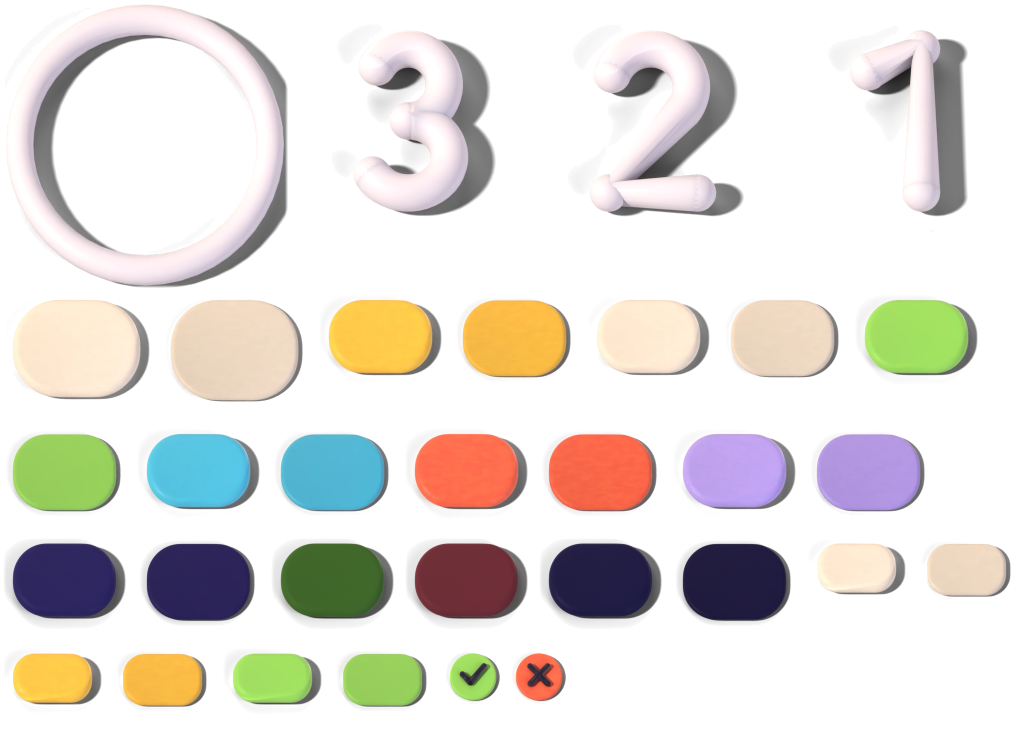
#> input picture unity/NeuroVidaCore/Assets/Resources/Plasticina/comun/atlas.png, 2048 x 1460 px (shown at 1/2 size)
$ python -i empaqueta.py   (imports and definitions only)
#> lines starting #> are read from the running program, lines starting #| are printed output that depends on the picture; after the words box and inside, x2 and y2 are one past the last pixel; in counts of white or black regions, pixels touching at a corner belong together
### tools/juegos/propuesta_util.py
# -*- coding: utf-8 -*-
"""Propuesta de VOLUMEN (Tarea 114, parte 2): las herramientas con que se arman las pantallas «hoy | propuesta». Todo en numpy sobre imágenes float 0..1 con alfa PREMULTIPLICADO, fila 0 ARRIBA (como una captura).
Receta (la de Ricardo y Opus): los OBJETOS ganan un CANTO visible (la misma silueta, más oscura, corrida hacia ABAJO en el espacio de la pantalla: no gira, no delata un espejo), una SOMBRA DE CONTACTO, una cara MATE con un bisel marcado (el relieve sale de la distancia al borde:
no tiene dirección, así que gira o se espeja sin delatarse) y colores cálidos y saturados; la luz de pantalla es FIJA (arriba a la izquierda). El fondo no se toca."""
import math
import numpy as np
from PIL import Image, ImageDraw, ImageFont, ImageFilter

DP = 3.0                                                    # píxeles por dp en las capturas de 1080 de ancho

# ------------------------------------------------------------------ operaciones básicas
def blur(a, sigma):
    if sigma <= 0: return a
    r = int(math.ceil(sigma * 3)); k = np.exp(-0.5 * (np.arange(-r, r + 1) / sigma) ** 2); k /= k.sum()
    def pasa(x, eje):
        pad = [(0, 0)] * x.ndim; pad[eje] = (r, r); xp = np.pad(x, pad, mode='edge'); out = np.zeros_like(x)
        for i, w in enumerate(k): out += w * np.take(xp, np.arange(i, i + x.shape[eje]), axis=eje)
        return out
    return pasa(pasa(a, 0), 1)

# [6 lines left out: function shift, not called in this run]

def over(dst, src):
    """Compone [src] (premultiplicado, h × w × 4) sobre [dst] (premultiplicado)."""
    return src + dst * (1 - src[..., 3:4])

# [33 lines left out: functions pega, edt, distancia_adentro, not called in this run]

# ------------------------------------------------------------------ el relieve sin dirección y la luz fija de pantalla
LUZ = np.array([-0.55, 0.62, 0.56]); LUZ = LUZ / np.linalg.norm(LUZ)      # (x a la derecha, y hacia ARRIBA, z hacia el ojo): la luz viene de arriba a la izquierda

# [83 lines left out: functions infla, grano, rgb_a_hsv, hsv_a_rgb, cuerpo, canto_y_sombra and 4 more, not called in this run]

def dibuja(w, h, fn, ss=4):
    """El alfa de lo que dibuja [fn](ImageDraw, ss) en un lienzo de w × h px (a [ss] veces el tamaño y reducido)."""
    im = Image.new('L', (w * ss, h * ss), 0); fn(ImageDraw.Draw(im), ss); return np.asarray(im.resize((w, h), Image.LANCZOS)).astype(np.float64) / 255.0

# [4 lines left out: function texto, not called in this run]

# ------------------------------------------------------------------ capas sueltas (K sobre negro, W sobre blanco), rampas de color y trabajo en una caja
def lum(rgb): return rgb[..., 0] * 0.299 + rgb[..., 1] * 0.587 + rgb[..., 2] * 0.114

# [4 lines left out: function capa_KW, not called in this run]

def recto(L):
    """El color sin premultiplicar (h × w × 3) de una capa premultiplicada."""
    a = L[..., 3:4]; return np.where(a > 1e-4, L[..., :3] / np.maximum(a, 1e-4), 0.0)

# [11 lines left out: functions caja_de, rampa, not called in this run]

# ------------------------------------------------------------------ el kit de la app (las losas), la tipografía y el cielo
import os, json
_AQUI = os.path.dirname(os.path.abspath(__file__)); _REPO = os.path.normpath(os.path.join(_AQUI, '..', '..'))
KIT = os.path.join(_REPO, 'unity', 'NeuroVidaCore', 'Assets', 'Resources', 'Plasticina', 'comun')
FUENTE = os.path.join(_REPO, 'unity', 'NeuroVidaCore', 'Assets', 'Resources', 'Fonts', 'Fredoka-Bold.ttf')

def fuente(dp): return ImageFont.truetype(FUENTE, int(round(dp * DP)))

# [43 lines left out: functions losa_kit, sprite_kit, cielo_entre, componentes, not called in this run]

### tools/juegos/empaqueta.py
# -*- coding: utf-8 -*-
"""Lleva los renders de Blender (y las losas del kit de la app) a Unity: un ATLAS por grupo, su manifiesto y los `.meta`, y mide cuánto pesa.

Uso: python -I tools/juegos/empaqueta.py <radar|piloto|freno|calculo|disparate|satelites|rastro|stroop|punta|meteoros|parejas|bodega|correo|aterrizaje|engranajes|comun|nubi|todo> [--unity DIR] [--render DIR]
  - lee los PNG que dejó Blender en tools/juegos/out/<grupo>/ (y `medidas.json` si el script de Blender lo escribió);
  - `comun` toma además las losas del kit de la app (`app/src/main/res/drawable-nodpi/kit_losa_*.webp` + `res/raw/kit.json`: los insets del nine-slice) y la Nubi 3D (`nubi_3d.webp`) con su sombra;
  - escribe en unity/NeuroVidaCore/Assets/Resources/Plasticina/<grupo>/: `atlas.png`, `manifest.json` y sus `.meta` (GUID fijo por ruta: el mismo en cualquier PC), más los `.meta` de las carpetas.

Un atlas por grupo (un juego, o lo común): una textura, un lote de dibujo y UN solo archivo que pesa. `PlasticArt` (Unity) corta cada sprite del atlas con las medidas del manifiesto. Los bordes del nine-slice (losas) y los pivotes van en el manifiesto, no en
los `.meta`: los `.meta` solo dicen cómo importar la textura (sin compresión, sin mipmaps, sin reescalar). `PlasticinaImporter` (Editor) vuelve a imponer esos ajustes en cada importación, por si un `.meta` se rompe.
Formato del manifiesto: ver `PlasticArt.cs` (`PlasticManifest`).
"""
import hashlib, json, math, os, sys, zlib
import numpy as np
from PIL import Image, ImageFilter
# [1 line not run here, left out]

AQUI = os.path.dirname(os.path.abspath(__file__))
sys.path.insert(0, AQUI)                                   # `python -I` no pone la carpeta del script: `engranajes_volumen.py` y `propuesta_util.py` viven al lado
REPO = os.path.normpath(os.path.join(AQUI, '..', '..'))
RES_APP = os.path.join(REPO, 'app', 'src', 'main', 'res')
args = sys.argv[1:]
def opt(n, d):
    return args[args.index(n) + 1] if n in args else d
UNITY = os.path.abspath(opt('--unity', os.path.join(REPO, 'unity', 'NeuroVidaCore', 'Assets', 'Resources', 'Plasticina')))
RENDER = os.path.abspath(opt('--render', os.path.join(AQUI, 'out')))
#> further down, picture is the input picture: PIL image 2048x1460 RGBA; mean R, G, B, A 58.8, 54.5, 48.8, 83.2
GRUPOS = [a for a in args if not a.startswith('--') and a not in (UNITY, RENDER)]
PX_DP = 3                                   # píxeles por dp del kit

# ------------------------------------------------------------------ imágenes
# [8 lines left out: function limpia_bruma, not called in this run]

def quita_sombra(im, umbral=0.90, sigma=0.8):
    """Quita la SOMBRA DURA horneada fuera del cuerpo de una ficha o una losa del kit (Tarea 166, pedido de Ricardo: «aparece una sombra atrás de eso, elimínala»): la sombra es negra y semitransparente (alfa ~0,6 junto al cuerpo) y el cuerpo, con su canto y su bisel, es opaco (alfa > 0,9).
    El cuerpo queda EXACTO; el borde se rehace con un desenfoque corto (sigma [sigma] px: un antialias de ~1 px) y el color del borde es el del cuerpo más cercano (no el negro de la sombra). El tamaño del lienzo y los márgenes no cambian: la ficha o la losa no se mueve."""
#> called with umbral = 0.9, sigma = 0.8
    from propuesta_util import blur
    a = np.asarray(im.convert('RGBA')).astype(np.float64) / 255.0
    rgb, al = a[..., :3], a[..., 3]
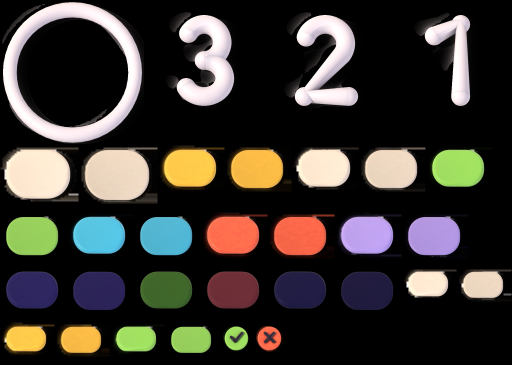
#> rgb: shape (1460, 2048, 3) float64 (shown at 1/4 size); mean R, G, B 0.231, 0.214, 0.191
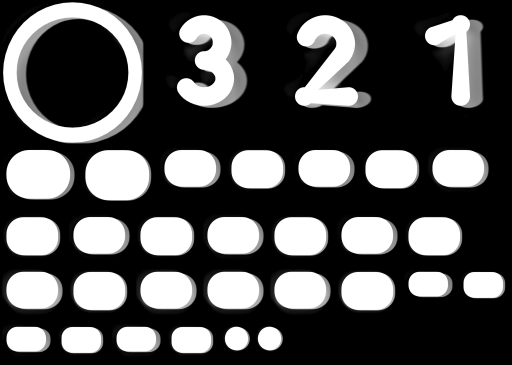
#> al: shape (1460, 2048) float64 (shown at 1/4 size); min 0, max 1, mean 0.326
    cuerpo = (al > umbral).astype(np.float64)
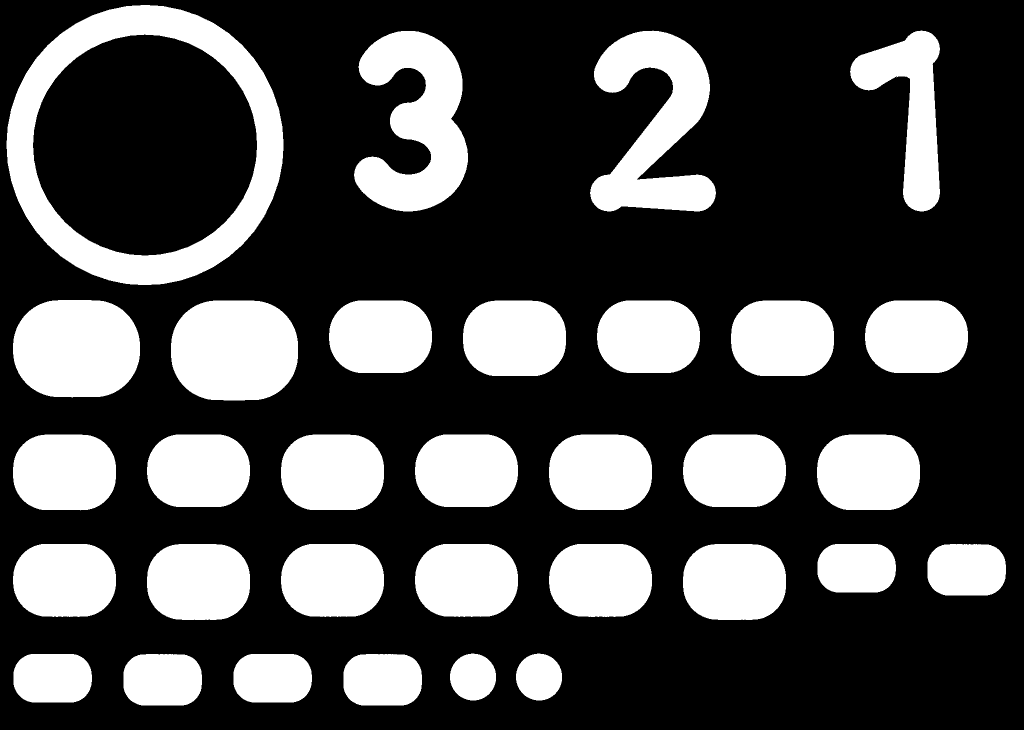
#> cuerpo: shape (1460, 2048) float64 (shown at 1/2 size); values 0 (black) and 1 (white), 29.2% white; 32 white regions, largest, box (x1, y1, x2, y2) and area: (13, 10, 567, 570) 88389, (1180, 61, 1432, 423) 48547, (708, 62, 936, 423) 48249
    suave = np.clip(blur(cuerpo, sigma), 0.0, 1.0)
    nueva = np.where(cuerpo > 0.5, al, np.clip((suave - 0.25) / 0.5, 0.0, 1.0))
    den = blur(cuerpo, 1.5)
    cerca = np.stack([blur(rgb[..., k] * cuerpo, 1.5) for k in range(3)], axis=2) / np.maximum(den[..., None], 1e-6)
#> in pasa (call 7), `xp = np.pad(x, pad, mode='edge')`:
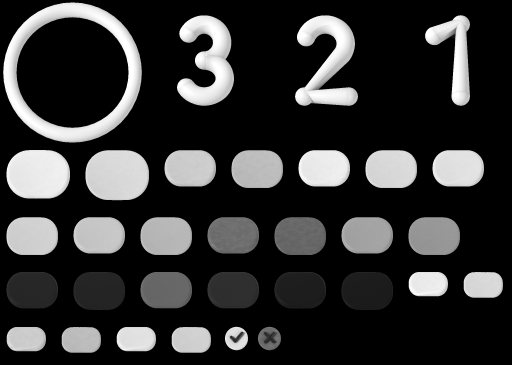
#> x: shape (1460, 2048) float64 (shown at 1/4 size); min 0, max 1, mean 0.2
#> in pasa (call 8), `xp = np.pad(x, pad, mode='edge')`:
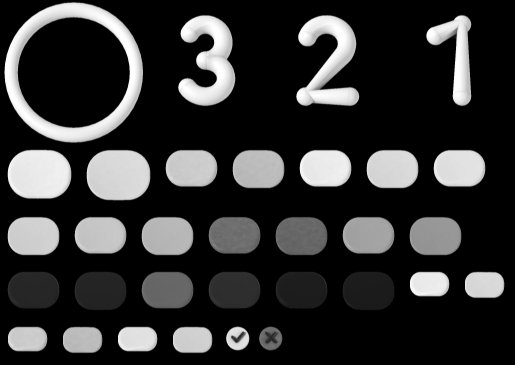
#> xp: shape (1460, 2058) float64 (shown at 1/4 size); min 0, max 1, mean 0.199
#> the loop in pasa (call 8), `for i, w in enumerate(k): out += w * np.take(xp, np.arange(i, i + x.sh..` made 11 passes
#> pass 3, in pasa (call 8), `for i, w in enumerate(k): out += w * np.take(xp, np.arange(i, i + x.sh..`:
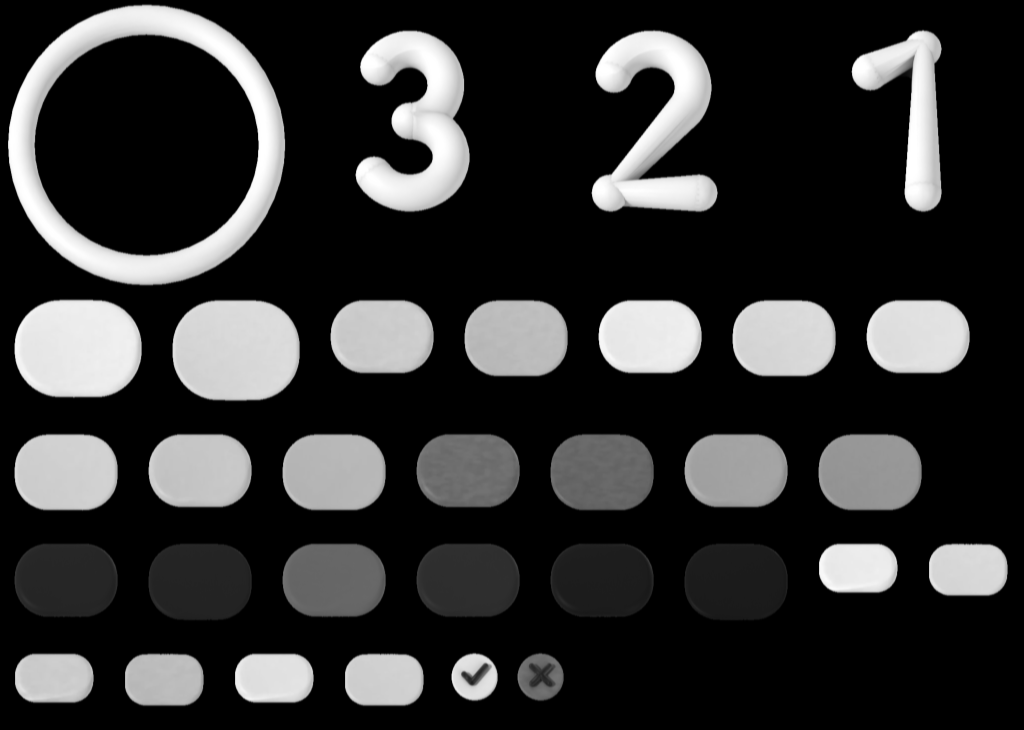
#> out: shape (1460, 2048) float64 (shown at 1/2 size); min 0, max 0.0446, mean 0.00892; drawn with min black and max white
    color = np.where(cuerpo[..., None] > 0.5, rgb, cerca)
    out = np.concatenate([np.clip(color, 0, 1), nueva[..., None]], axis=2)
    out[nueva < 1e-3] = 0
    return Image.fromarray((out * 255.0 + 0.5).astype(np.uint8), 'RGBA')

def cuerpo_bbox(im, umbral=235):
    a = np.asarray(im)[..., 3]; ys, xs = np.where(a >= umbral)
    return int(xs.min()), int(ys.min()), int(xs.max()) + 1, int(ys.max()) + 1

# [39 lines left out: functions reduce_premult, quita_ruido_alfa, carga_render, alinea_losa, not called in this run]

# ------------------------------------------------------------------ los grupos: qué sprites lleva cada atlas
def sprite(nombre, im, **extra):
    d = dict(nombre=nombre, im=im, ppu=100.0, pivote=(0.5, 0.5), borde=(0, 0, 0, 0), margen=(0, 0, 0, 0), baja=0.0); d.update(extra); return d

# el ancho final (px) de cada imagen: lo que se ve en el teléfono (1 unidad del lienzo de 1080 = 1 px) con un 5-10 % de sobra, para que el APK no pese de más
ANCHOS_RADAR = {'capsula': 224, 'icono': 112, 'roca': 160, 'radar_aro': 896, 'nave': 720, 'asiento_lleno': 60}

# [14 lines left out: function grupo_radar, not called in this run]

ANCHOS_PILOTO = {'senal': 192, 'chica': 96, 'nave': 192}

# [10 lines left out: function grupo_piloto, not called in this run]

ANCHOS_FRENO = {'boton': 256, 'cohete': 256, 'plataforma': 320, 'alto': 400}

# [8 lines left out: function grupo_freno, not called in this run]

ANCHOS_CALCULO = {'reactor': 552}

# [6 lines left out: function grupo_calculo, not called in this run]

ANCHOS_DISPARATE = {'antena': 420, 'icono': 128}
MEDIDOR_U = 34.0                 # 1 unidad de Blender del medidor = 34 u del lienzo de 1080 (el ancho de la barra)
MEDIDOR_MARGEN = 0.4             # lo que sobresale la sombra (en unidades de Blender); el radio de los extremos es 0,5

# [10 lines left out: function grupo_disparate, not called in this run]

ANCHOS_SATELITES = {'satelite': 192, 'planeta': 512, 'sobre': 128, 'nube': 448}

# [5 lines left out: function grupo_satelites, not called in this run]

ANCHOS_RASTRO = {'lucero': 192}

# [6 lines left out: function grupo_rastro, not called in this run]

ANCHOS_STROOP = {'icono': 128}
LOSAS_STROOP = {'md': ('md_boton_rojo', 'md_boton_rojo_p', 'md_boton_azul', 'md_boton_azul_p', 'md_boton_amarillo', 'md_boton_amarillo_p', 'md_boton_blanco', 'md_boton_blanco_p', 'md_cinta_tinta', 'md_cinta_palabra'),
                'gr': ('gr_tarjeta_fondo', 'gr_tarjeta_tinta', 'gr_tarjeta_palabra'), 'ch': ('ch_chip_tinta', 'ch_chip_palabra')}

# [12 lines left out: function grupo_stroop, not called in this run]

ANCHOS_PUNTA = {'ficha': 192, 'casilla': 128, 'perla': 64}

# [5 lines left out: function grupo_punta, not called in this run]

ANCHOS_METEOROS = {'roca': 300, 'estrella': 96}
BORDE_ROCA = (112, 90, 112, 90)                  # el nine-slice de la roca (izquierda, abajo, derecha, arriba, en px finales): el centro de 0,64 × 0,4 unidades (120 px por unidad) es lo que se estira
PPU_ROCA = 100.0 * 120.0 / 180.0                 # el dibujo mide 120 px por unidad de diseño y en el juego 1 unidad = 180 u: la imagen se muestra 1,5 veces más grande

# [19 lines left out: function grupo_meteoros, not called in this run]

ANCHOS_PAREJAS = {'objeto': 224, 'luz': 252}
TINTA_PAREJAS = (0x1A, 0x12, 0x40)
CONTORNO_U = 1.3                                 # el borde de tinta del boceto: 1,3 unidades hacia afuera de la silueta (la caja del objeto mide 56 unidades)
GEMELOS_PAREJAS = (0, 1, 3, 5)
LUZ_PX_U = 504.0 / (84.0 / 38.0 * 0.94)         # los píxeles por unidad de Blender de la luz maestra (constelaciones.py)
LUZ_R_PX = 0.94 * LUZ_PX_U                       # el radio de la esfera (38 unidades del boceto) en la maestra

# [41 lines left out: functions con_contorno, con_nucleo, carga_parejas, grupo_parejas, not called in this run]

PX_DP_BODEGA = 160.0 / 20.0                      # la maestra de Bodega: 8 px por dp (la final, 4)

# [51 lines left out: functions promedia_cuatro, carga_bodega, oscurece_borde, con_reflejo, grupo_bodega, not called in this run]

ANCHOS_CORREO = {'carta': 384, 'planeta': 256, 'dial': 128, 'puerta': 264, 'manija': 128, 'torre': 176, 'lampara': 112, 'nave': 400, 'saco': 160, 'raya': 128, 'reloj_base': 256, 'reloj_tapa': 200}

# [25 lines left out: functions carga_correo, grupo_correo, not called in this run]

ANCHOS_ATERRIZAJE = {'nave': 288, 'gallardete': 144, 'tierra': 384, 'satelite': 128, 'domo': 112}

# [35 lines left out: functions simetriza, carga_aterrizaje, grupo_aterrizaje, not called in this run]

PX_ENG = 3.5                                                         # píxeles por dp de los engranajes y las piezas de la sala (el procedural: 3,5)
TIP_ENG = {0: 33.0, 1: 23.0}
PAL_ENG = {0: ('#CFEFFF', '#5FA3E0'), 1: ('#F1EDFF', '#A49BE0'), 2: ('#FFF1C2', '#E2B24A')}

def hexv(h): return np.array([int(h.lstrip('#')[i:i + 2], 16) for i in (0, 2, 4)], np.float32)

# [104 lines left out: functions promedia_cuatro_eng, degrade_engranaje, carga_eng, grupo_engranajes, grupo_acoplamiento, grupo_comun, not called in this run]

EMBLEMAS = ('parejas', 'secuencia', 'bodega', 'correo', 'stroop', 'piloto', 'freno', 'satelites', 'radar', 'calculo', 'engranajes', 'acoplamiento', 'aterrizaje', 'anagramas', 'meteoros', 'disparate', 'intrusa')

# [9 lines left out: function grupo_emblemas, not called in this run]

ANCHO_NUBI = 720                      # px del cuerpo en Unity: la Nubi mide 360 unidades en el foco y 620 en la tarjeta de entrada (sobra un 16 % sobre la mayor); la de la app es de 1080

# [21 lines left out: functions sombra_nubi, grupo_nubi, not called in this run]

GRUPO_FN = {'radar': grupo_radar, 'piloto': grupo_piloto, 'freno': grupo_freno, 'calculo': grupo_calculo, 'disparate': grupo_disparate, 'satelites': grupo_satelites, 'rastro': grupo_rastro, 'stroop': grupo_stroop, 'punta': grupo_punta, 'meteoros': grupo_meteoros, 'parejas': grupo_parejas, 'bodega': grupo_bodega, 'correo': grupo_correo, 'aterrizaje': grupo_aterrizaje, 'engranajes': grupo_engranajes, 'acoplamiento': grupo_acoplamiento, 'comun': grupo_comun, 'emblemas': grupo_emblemas, 'nubi': grupo_nubi}

# ------------------------------------------------------------------ el atlas
# [16 lines left out: function empaca, not called in this run]

def guid(ruta_rel):
    return hashlib.md5(('plasticina:' + ruta_rel.replace('\\', '/')).encode('utf-8')).hexdigest()

META_CARPETA = """fileFormatVersion: 2
guid: {guid}
folderAsset: yes
DefaultImporter:
  externalObjects: {{}}
  userData:
  assetBundleName:
  assetBundleVariant:
"""
META_TEXTO = """fileFormatVersion: 2
guid: {guid}
TextScriptImporter:
  externalObjects: {{}}
  userData:
  assetBundleName:
  assetBundleVariant:
"""
META_TEXTURA = """fileFormatVersion: 2
guid: {guid}
TextureImporter:
  internalIDToNameTable: []
  externalObjects: {{}}
  serializedVersion: 13
  mipmaps:
    mipMapMode: 0
    enableMipMap: 0
    sRGBTexture: 1
    linearTexture: 0
    fadeOut: 0
    borderMipMap: 0
    mipMapsPreserveCoverage: 0
    alphaTestReferenceValue: 0.5
    mipMapFadeDistanceStart: 1
    mipMapFadeDistanceEnd: 3
  bumpmap:
    convertToNormalMap: 0
    externalNormalMap: 0
    heightScale: 0.25
    normalMapFilter: 0
    flipGreenChannel: 0
  isReadable: 0
  streamingMipmaps: 0
  streamingMipmapsPriority: 0
  vTOnly: 0
  ignoreMipmapLimit: 0
  grayScaleToAlpha: 0
  generateCubemap: 6
  cubemapConvolution: 0
  seamlessCubemap: 0
  textureFormat: 1
  maxTextureSize: 4096
  textureSettings:
    serializedVersion: 2
    filterMode: 1
    aniso: 1
    mipBias: 0
    wrapU: 1
    wrapV: 1
    wrapW: 1
  nPOTScale: 0
  lightmap: 0
  compressionQuality: 50
  spriteMode: 0
  spriteExtrude: 1
  spriteMeshType: 1
  alignment: 0
  spritePivot: {{x: 0.5, y: 0.5}}
  spritePixelsToUnits: 100
  spriteBorder: {{x: 0, y: 0, z: 0, w: 0}}
  spriteGenerateFallbackPhysicsShape: 1
  alphaUsage: 1
  alphaIsTransparency: 1
  spriteTessellationDetail: -1
  textureType: 0
  textureShape: 1
  singleChannelComponent: 0
  flipbookRows: 1
  flipbookColumns: 1
  maxTextureSizeSet: 0
  compressionQualitySet: 0
  textureFormatSet: 0
  ignorePngGamma: 0
  applyGammaDecoding: 0
  swizzle: 50462976
  cookieLightType: 0
  platformSettings:
  - serializedVersion: 4
    buildTarget: DefaultTexturePlatform
    maxTextureSize: 4096
    resizeAlgorithm: 0
    textureFormat: -1
    textureCompression: 0
    compressionQuality: 50
    crunchedCompression: 0
    allowsAlphaSplitting: 0
    overridden: 0
    ignorePlatformSupport: 0
    androidETC2FallbackOverride: 0
    forceMaximumCompressionQuality_BC6H_BC7: 0
  - serializedVersion: 4
    buildTarget: Android
    maxTextureSize: 4096
    resizeAlgorithm: 0
    textureFormat: 4
    textureCompression: 0
    compressionQuality: 50
    crunchedCompression: 0
    allowsAlphaSplitting: 0
    overridden: 1
    ignorePlatformSupport: 0
    androidETC2FallbackOverride: 0
    forceMaximumCompressionQuality_BC6H_BC7: 0
  spriteSheet:
    serializedVersion: 2
    sprites: []
    outline: []
    customData:
    physicsShape: []
    bones: []
    spriteID:
    internalID: 0
    vertices: []
    indices:
    edges: []
    weights: []
    secondaryTextures: []
    nameFileIdTable: {{}}
  mipmapLimitGroupName:
  pSDRemoveMatte: 0
  userData:
  assetBundleName:
  assetBundleVariant:
"""

# [38 lines left out: functions escribe_meta, construye, main, not called in this run]

# [1 line not run here, left out]

>>> from PIL import Image
>>> picture = Image.open('../../unity/NeuroVidaCore/Assets/Resources/Plasticina/comun/atlas.png')
>>> result = quita_sombra(picture)
